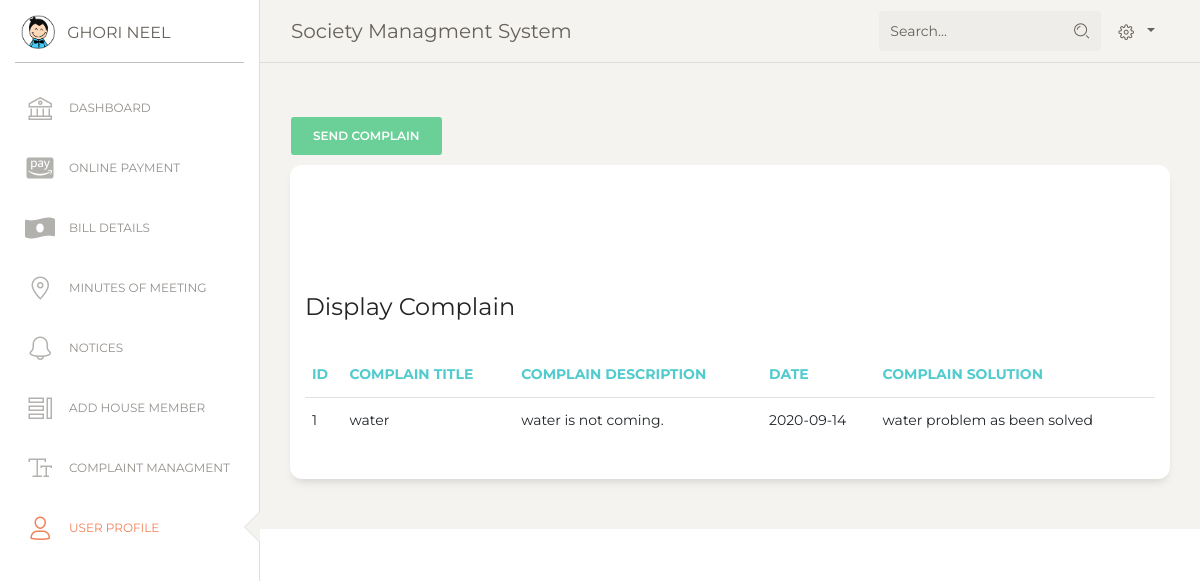
Page /SMS/user/dashboard/user_send_complain.php (signed in) on the committed database.
### tables this page shows
CREATE TABLE `complain_tb` (
  `complain_id` int(15) NOT NULL,
  `user_id` int(10) NOT NULL,
  `c_title` varchar(255) NOT NULL,
  `c_details` varchar(255) NOT NULL,
  `c_solution` varchar(255) NOT NULL,
  `c_date` varchar(10) NOT NULL,
  `c_status` tinyint(1) NOT NULL
);

### SMS/user/dashboard/user_send_complain.php (the view, shortened to what this page needs)
<!DOCTYPE html>
<html lang="en">
<head>
  <link href="https://maxcdn.bootstrapcdn.com/font-awesome/latest/css/font-awesome.min.css" rel="stylesheet">
  <link href="../assets/css/bootstrap.min.css" rel="stylesheet" />
  <link href="../assets/css/paper-dashboard.css?v=2.0.1" rel="stylesheet" />
  <link href="../assets/demo/demo.css" rel="stylesheet" />
</head>
<body class="">
  <div class="wrapper ">
    <div class="sidebar" data-color="white" data-active-color="danger">
      <div class="logo">
        <a href="https://www.creative-tim.com" class="simple-text logo-mini">
          <div class="logo-image-small">
            <img src="../assets/img/logo-small.png">
          </div>
        </a>
        <a href="https://www.creative-tim.com" class="simple-text logo-normal">
        <?php session_start();
            echo $_SESSION['username'];
          ?>
        </a>
      </div>
      <div class="sidebar-wrapper">
      <?php  include "side_menu_user.php"?>
      </div>
    </div>
    <div class="main-panel">
      <nav class="navbar navbar-expand-lg navbar-absolute fixed-top navbar-transparent">
        <div class="container-fluid">
          <div class="navbar-wrapper">
            <a class="navbar-brand" href="#">Society Managment System</a>
          </div>
          <div class="collapse navbar-collapse justify-content-end" id="navigation">
            <form>
              <div class="input-group no-border">
                <input type="text" value="" class="form-control" placeholder="Search...">
                <div class="input-group-append">
                  <div class="input-group-text">
                    <i class="nc-icon nc-zoom-split"></i>
                  </div>
                </div>
              </div>
            </form>
            <?php include "nav_bar_user.php";?>
          </div>
        </div>
      </nav>
      <div class="content">
  <div>
<button type="button" class="btn btn-success mt-4" data-toggle="modal" data-target="#myModal">
 Send Complain
</button>
</div>
        <div class="row">
          <div class="col-md-12">
            <div class="card">
              <div class="card-header">
                <h4 class="card-title"> Display Complain</h4>
              </div>
              <div class="card-body">
                <div class="table-responsive">
                  <table class="table">
                    <thead class=" text-primary">
                        <th>
                        Id
                      </th>
                      <th>
                      Complain Title
                      </th>
                      <th>
                      Complain Description
                      </th>
                       <th>
                       Date
                      </th>
                      <th>
                       Complain Solution
                      </th>
                    </thead>
 <?php
include "connection.php";
$displayquery="select * from complain_tb";
$result = mysqli_query($conn,$displayquery);
if(mysqli_num_rows($result)>0){
  $number=1;
  while ($row=mysqli_fetch_array($result)) {
echo  '<tr>';
echo '<td>'.$number.'</td>';
  echo '<td>'.$row['c_title'].'</td>';
   echo '<td>'.$row['c_details'].'</td>';
    echo '<td>'.$row['c_date'].'</td>';
     echo '<td>'.$row['c_solution'].'</td>';
echo'</tr>';
$number++;
}
 }?>
                  </table>
                </div>
              </div>
            </div>
          </div>
        </div>
      </div>
</body>
</html>

### rows in the picture
complain_tb: c_title "water", c_details "water is not coming.", c_date "2020-09-14", c_solution "water problem as been solved"

### other values in the picture
$_SESSION['username'] "GHORI NEEL"
